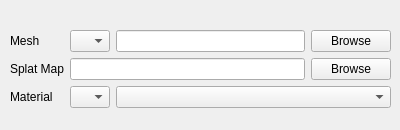
<?xml version="1.0" encoding="UTF-8"?>
<ui version="4.0">
 <class>MeshRendererWidget</class>
 <widget class="QWidget" name="MeshRendererWidget">
  <property name="geometry">
   <rect>
    <x>0</x>
    <y>0</y>
    <width>400</width>
    <height>130</height>
   </rect>
  </property>
  <property name="minimumSize">
   <size>
    <width>0</width>
    <height>130</height>
   </size>
  </property>
  <property name="windowTitle">
   <string>Mesh Renderer</string>
  </property>
  <widget class="QWidget" name="formLayoutWidget">
   <property name="geometry">
    <rect>
     <x>10</x>
     <y>20</y>
     <width>381</width>
     <height>101</height>
    </rect>
   </property>
   <layout class="QFormLayout" name="formLayout">
    <property name="topMargin">
     <number>10</number>
    </property>
    <item row="0" column="0">
     <widget class="QLabel" name="label">
      <property name="text">
       <string>Mesh</string>
      </property>
     </widget>
    </item>
    <item row="0" column="1">
     <layout class="QHBoxLayout" name="horizontalLayout">
      <item>
       <widget class="QComboBox" name="meshIndex">
        <property name="maximumSize">
         <size>
          <width>40</width>
          <height>16777215</height>
         </size>
        </property>
       </widget>
      </item>
      <item>
       <widget class="QLineEdit" name="meshEdit"/>
      </item>
      <item>
       <widget class="QPushButton" name="meshBrowse">
        <property name="text">
         <string>Browse</string>
        </property>
       </widget>
      </item>
     </layout>
    </item>
    <item row="1" column="0">
     <widget class="QLabel" name="label_2">
      <property name="text">
       <string>Splat Map</string>
      </property>
     </widget>
    </item>
    <item row="1" column="1">
     <layout class="QHBoxLayout" name="horizontalLayout_2">
      <item>
       <widget class="QLineEdit" name="splatMap"/>
      </item>
      <item>
       <widget class="QPushButton" name="splatMapBtn">
        <property name="text">
         <string>Browse</string>
        </property>
       </widget>
      </item>
     </layout>
    </item>
    <item row="2" column="0">
     <widget class="QLabel" name="label_3">
      <property name="text">
       <string>Material</string>
      </property>
     </widget>
    </item>
    <item row="2" column="1">
     <layout class="QHBoxLayout" name="horizontalLayout_3">
      <item>
       <widget class="QComboBox" name="materialId">
        <property name="minimumSize">
         <size>
          <width>0</width>
          <height>0</height>
         </size>
        </property>
        <property name="maximumSize">
         <size>
          <width>40</width>
          <height>16777215</height>
         </size>
        </property>
       </widget>
      </item>
      <item>
       <widget class="QComboBox" name="materialSel"/>
      </item>
     </layout>
    </item>
   </layout>
  </widget>
 </widget>
 <resources/>
 <connections/>
</ui>
